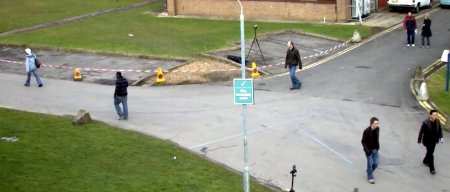
#> input picture try/image2.jpg, 450 x 192 px
$ python vFilterHist1.py
#> lines starting #> are read from the running program, lines starting #| are printed output that depends on the picture; long printed decimals are rounded
import time

import cv2
import matplotlib.pyplot as plt
import numpy as np

# read image with color
# img = cv2.imread('image2.jpg')

# read image with grey
img = cv2.imread('image2.jpg', 0)
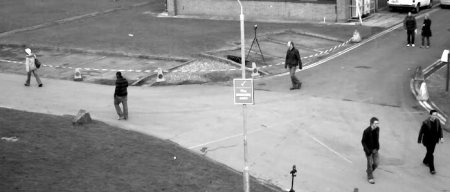
#> img: shape (192, 450); min 0, max 255, mean 143.1

# edge detection
filter1 = np.array([[1, 0, -1],
                    [0, 0, 0],
                    [-1, 0, 1]])

filter2 = np.array([[-1, 0, 1],
                    [0, 0, 0],
                    [1, 0, -1]])

# black
filter3 = np.array([[-1, -1, 0],
                    [0, -1, -1],
                    [1, 0, 0]])

cov = cv2.filter2D(img, -1, filter3)
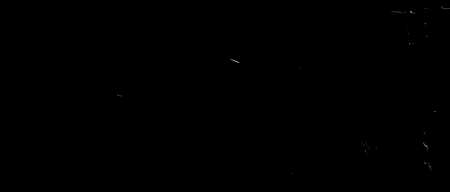
#> cov: shape (192, 450); min 0, max 148, mean 0.1

time1 = time.clock()
hist_cv = cv2.calcHist([cov], [0], None, [256], [0, 256])
#> hist_cv = 256 values, max 86135 at index 0, min 0 at index 29, mean 337.5
# hist_cv = np.bincount(cov.ravel(),minlength=256)
time2 = time.clock()
print('use:', (time2 - time1) * 1000)
print(hist_cv[0][0])
#| 86135.0
print(np.sum(hist_cv))
#| 86400.0
print(hist_cv[0][0] / np.sum(hist_cv))
#| 0.9969
plt.subplot(221), plt.imshow(cov, 'gray')
plt.subplot(222), plt.plot(hist_cv)
plt.show()
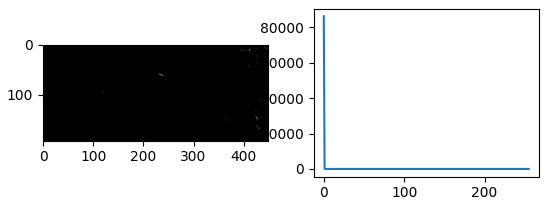
#> figure drawn by matplotlib, 2 panels; panel 2: curve peaks at x = 0, y = 86135

cv2.waitKey(0)
cv2.destroyAllWindows()

$ run again, with try/image1.jpg copied over try/image2.jpg
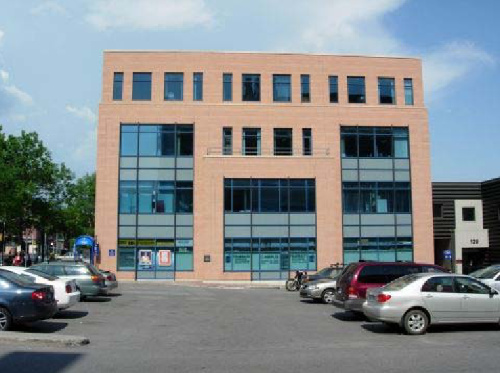
#> input picture try/image1.jpg, 500 x 373 px
#> `img = cv2.imread('image2.jpg', 0)`:
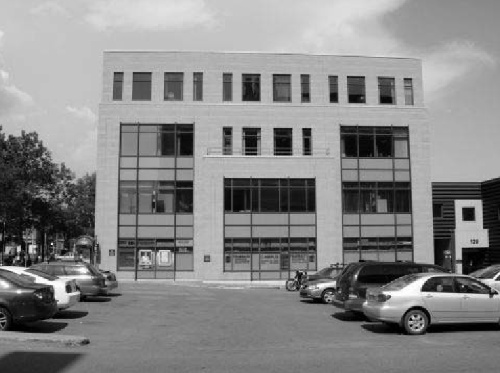
#> img: shape (373, 500); min 0, max 255, mean 134.6
#> hist_cv = 256 values, max 185748 at index 0, min 0 at index 83, mean 728.5
#| 185748.0
#| 186500.0
#| 0.996
#> `plt.show()`:
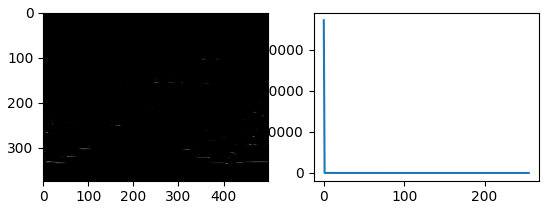
#> figure drawn by matplotlib, 2 panels; panel 2: curve peaks at x = 0, y = 185748

$ run again, with try/head1.jpg copied over try/image2.jpg
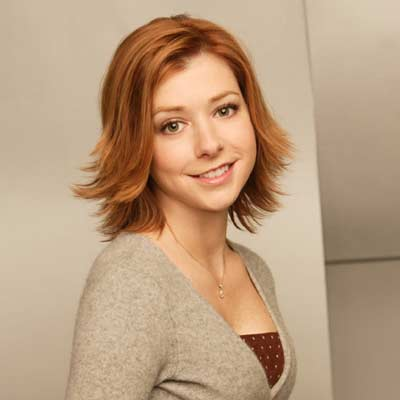
#> input picture try/head1.jpg, 400 x 400 px
#> `img = cv2.imread('image2.jpg', 0)`:
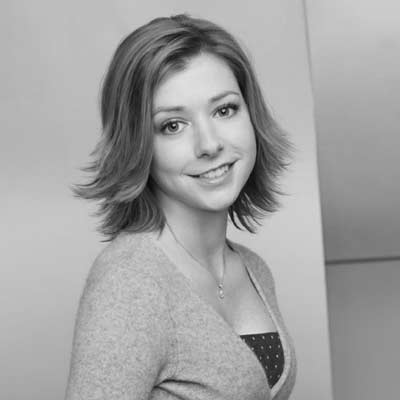
#> img: shape (400, 400); min 7, max 227, mean 162.3
#> hist_cv = 256 values, max 159992 at index 0, min 0 at index 1, mean 625
#| 159992.0
#| 160000.0
#| 1
#> `plt.show()`:
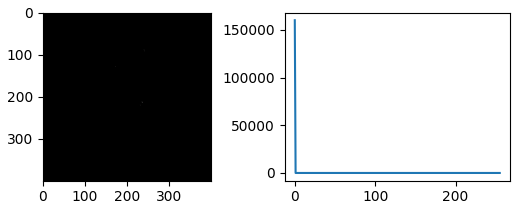
#> figure drawn by matplotlib, 2 panels; panel 2: curve peaks at x = 0, y = 159992
